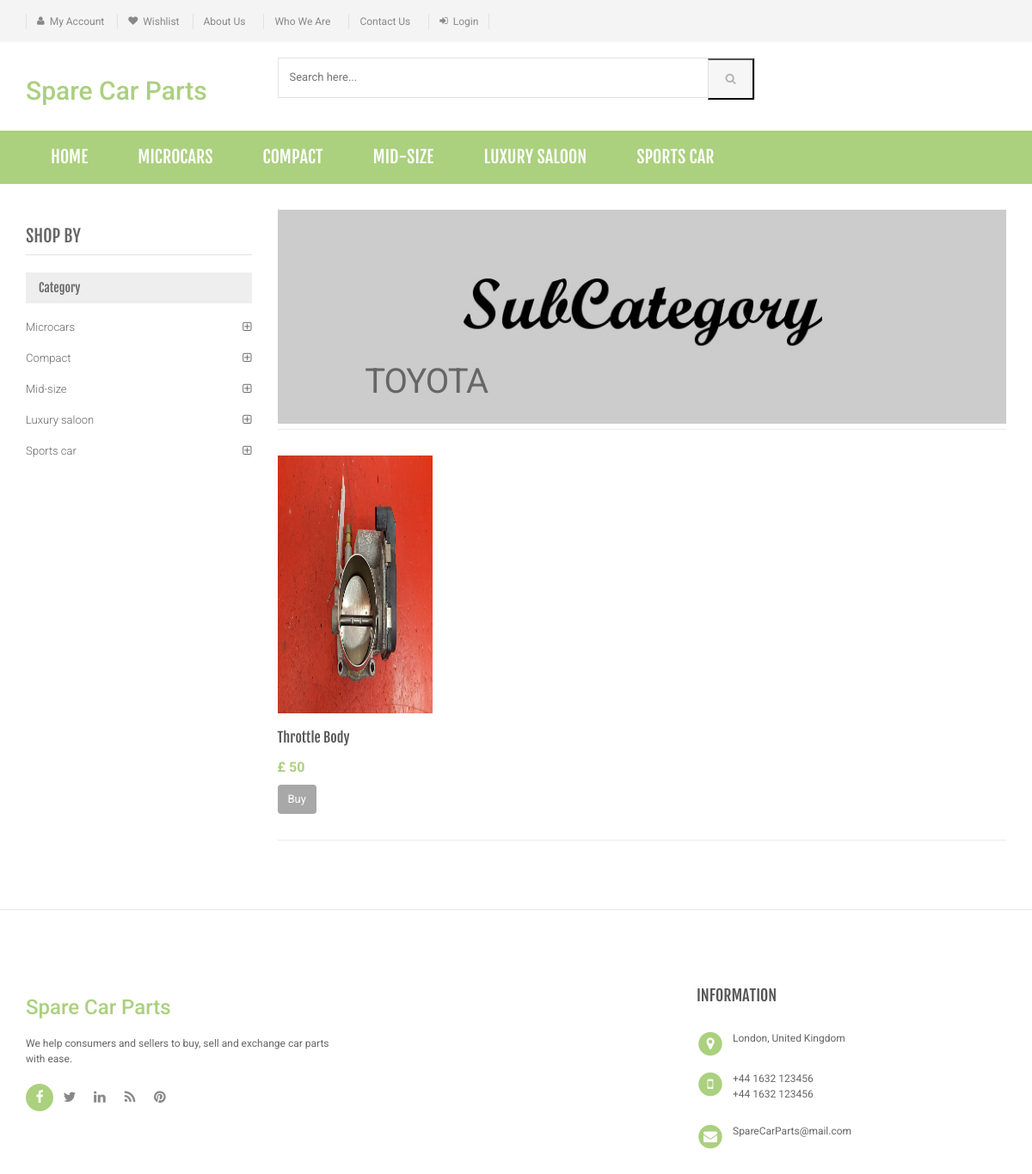
/sub-category.php?scid=3, run on the app's committed database.
### tables this page shows
CREATE TABLE `category` (
  `id` int(11) NOT NULL,
  `categoryName` varchar(255) DEFAULT NULL,
  `categoryDescription` longtext,
  `creationDate` timestamp NOT NULL DEFAULT CURRENT_TIMESTAMP,
  `updationDate` varchar(255) DEFAULT NULL
);

CREATE TABLE `subcategory` (
  `id` int(11) NOT NULL,
  `categoryid` int(11) DEFAULT NULL,
  `subcategory` varchar(255) DEFAULT NULL,
  `creationDate` timestamp NULL DEFAULT CURRENT_TIMESTAMP,
  `updationDate` varchar(255) DEFAULT NULL
);

CREATE TABLE `products` (
  `id` int(11) NOT NULL,
  `productName` varchar(255) DEFAULT NULL,
  `productCompany` varchar(255) DEFAULT NULL,
  `productPrice` int(11) DEFAULT NULL,
  `productDescription` longtext,
  `productImage1` varchar(255) DEFAULT NULL,
  `productImage2` varchar(255) DEFAULT NULL,
  `productImage3` varchar(255) DEFAULT NULL,
  `category` int(11) NOT NULL,
  `subCategory` int(11) DEFAULT NULL,
  `userId` int(11) NOT NULL,
  `productAvailability` varchar(255) DEFAULT NULL,
  `postingDate` timestamp NULL DEFAULT CURRENT_TIMESTAMP,
  `sale_status` varchar(50) DEFAULT NULL,
  `updationDate` varchar(255) DEFAULT NULL,
  `status` varchar(100) NOT NULL DEFAULT 'active'
);

### sub-category.php (the view, shortened to what this page needs)
<?php
include 'includes/config.php';
$cid = intval($_GET['scid']);
?>
<!DOCTYPE html>
<html lang="en">
<head>
    <?php include 'includes/header-files-css.php';?>
</head>
<body class="cnt-home">
    <header class="header-style-1">
        <?php include 'includes/top-header.php';?>
        <?php include 'includes/main-header.php';?>
        <?php include 'includes/menu-bar.php';?>
    </header>
    <div class="body-content outer-top-xs">
        <div class='container'>
            <div class='row outer-bottom-sm'>
                <div class='col-md-3 sidebar'>
                    <div class="sidebar-module-container">
                        <h3 class="section-title">shop by</h3>
                        <div class="sidebar-filter">
                            <div class="sidebar-widget wow fadeInUp outer-bottom-xs ">
                                <div class="widget-header m-t-20">
                                    <h4 class="widget-title">Category</h4>
                                </div>
                                <div class="sidebar-widget-body m-t-10">
                                    <?php $sql = mysqli_query($con, "select id,categoryName  from category");
while ($row = mysqli_fetch_array($sql)) {
    ?>
                                    <div class="accordion">
                                        <div class="accordion-group">
                                            <div class="accordion-heading">
                                                <a href="category.php?cid=<?php echo $row['id']; ?>"
                                                    class="accordion-toggle collapsed">
                                                    <?php echo $row['categoryName']; ?>
                                                </a>
                                            </div>
                                        </div>
                                    </div>
                                    <?php }?>
                                </div>
                            </div>
                        </div>
                    </div>
                </div>
                <div class='col-md-9'>
                    <div id="category" class="category-carousel hidden-xs">
                        <div class="item">
                            <div class="image">
                                <img src="assets/images/banners/cat-banner-2.jpg" alt="" class="img-responsive">
                            </div>
                            <div class="container-fluid">
                                <div class="caption vertical-top text-left">
                                    <div class="big-text">
                                        <br />
                                    </div>
                                    <?php $sql = mysqli_query($con, "select subcategory  from subcategory where id='$cid'");
while ($row = mysqli_fetch_array($sql)) {
    ?>
                                    <div class="excerpt hidden-sm hidden-md">
                                        <?php echo htmlentities($row['subcategory']); ?>
                                    </div>
                                    <?php }?>
                                </div>
                            </div>
                        </div>
                    </div>
                    <div class="search-result-container">
                        <div id="myTabContent" class="tab-content">
                            <div class="tab-pane active " id="grid-container">
                                <div class="category-product  inner-top-vs">
                                    <div class="row">
                                        <?php
$ret = mysqli_query($con, "select * from products where subCategory='$cid' and status='active'");
$num = mysqli_num_rows($ret);
if ($num > 0) {
    while ($row = mysqli_fetch_array($ret)) {?>
                                        <div class="col-sm-6 col-md-4 wow fadeInUp">
                                            <div class="products">
                                                <div class="product">
                                                    <div class="product-image">
													<div class="image">
                                                            <a
                                                                href="product-details.php?pid=<?php echo htmlentities($row['id']);?>">
                                                                <img src="productimages/<?php echo htmlentities($row['id']);?>/<?php echo htmlentities($row['productImage1']);?>"
                                                                    data-echo="productimages/<?php echo htmlentities($row['id']);?>/<?php echo htmlentities($row['productImage1']);?>"
                                                                    width="180" height="300" alt=""></a>
                                                        </div>
                                                    </div>
                                                    <div class="product-info text-left">
                                                        <h3 class="name"><a
                                                                href="product-details.php?pid=<?php echo htmlentities($row['id']); ?>"><?php echo htmlentities($row['productName']); ?></a>
                                                        </h3>
                                                        <div class="product-price">
                                                            <span class="price">
                                                            £ <?php echo htmlentities($row['productPrice']); ?>
                                                            </span>
                                                        </div>
                                                    </div>
                                                    <div class="cart clearfix animate-effect">
                                                        <div class="action">
                                                            <ul class="list-unstyled">
                                                                <li class="add-cart-button btn-group">
                                                                    <?php if ($row['productAvailability'] == 'In Stock') {?>
                                                                    <a
                                                                        href="product-details.php?pid=<?php echo htmlentities($row['id']); ?>">
                                                                        <button class="btn btn-primary"
                                                                            type="button">Buy</button></a>
                                                                    <?php } else {?>
                                                                    <div class="action" style="color:red">Out of Stock
                                                                    </div>
                                                                    <?php }?>
                                                                </li>
                                                            </ul>
                                                        </div>
                                                    </div>
                                                </div>
                                            </div>
                                        </div>
                                        <?php }} else {?>
                                        <div class="col-sm-6 col-md-4 wow fadeInUp">
                                            <h3>No Product Found</h3>
                                        </div>
                                        <?php }?>
                                    </div>
                                </div>
                            </div>
                        </div>
                    </div>
                </div>
            </div>
        </div>
    </div>
    <?php include 'includes/footer.php';?>
</body>
</html>

### includes/menu-bar.php (shortened to what this page needs)
<div class="header-nav animate-dropdown">
    <div class="container">
        <div class="yamm navbar navbar-default" role="navigation">
            <div class="nav-bg-class">
                <div class="navbar-collapse collapse" id="mc-horizontal-menu-collapse">
                    <div class="nav-outer">
                        <ul class="nav navbar-nav">
                            <li class="dropdown yamm-fw">
                                <a href="index.php" data-hover="dropdown" class="dropdown-toggle">Home</a>
                            </li>
                            <?php $sql=mysqli_query($con,"select id,categoryName  from category limit 6");
while($row=mysqli_fetch_array($sql))
{
    ?>
                            <li class="dropdown yamm">
                                <a href="category.php?cid=<?php echo $row['id'];?>">
                                    <?php echo $row['categoryName'];?></a>
                            </li>
                            <?php } ?>
                        </ul>
                        <div class="clearfix"></div>
                    </div>
                </div>
            </div>
        </div>
    </div>
</div>

### assets/css/green.css (style rules this page uses)
a { color: #abd07e; }
.header-style-1 .header-nav { background: #abd07e; }
.product .product-info .product-price .price { color: #abd07e; }
.sidebar .sidebar-module-container .sidebar-widget .sidebar-widget-body .accordion .accordion-group .accordion-heading .accordion-toggle, .sidebar .sidebar-module-container .sidebar-widget .sidebar-widget-body .accordion .accordion-group .accordion-heading .accordion-toggle:hover, .sidebar .sidebar-module-container .sidebar-widget .sidebar-widget-body .accordion .accordion-group .accordion-heading .accordion-toggle:focus, .sidebar .sidebar-module-container .sidebar-widget .sidebar-widget-body .accordion .accordion-group .accordion-heading .accordion-toggle:after { color: #abd07e; }

### assets/css/lightbox.css (style rules this page uses)
body:after { content: url(../images/close.png) url(../images/loading.gif) url(../images/prev.png) url(../images/next.png); display: none; }

### assets/css/blue.css (style rules this page uses)
a { color: #3498db; }
.header-style-1 .header-nav { background: #3498db; }
.product .product-info .product-price .price { color: #3498db; }
.sidebar .sidebar-module-container .sidebar-widget .sidebar-widget-body .accordion .accordion-group .accordion-heading .accordion-toggle, .sidebar .sidebar-module-container .sidebar-widget .sidebar-widget-body .accordion .accordion-group .accordion-heading .accordion-toggle:hover, .sidebar .sidebar-module-container .sidebar-widget .sidebar-widget-body .accordion .accordion-group .accordion-heading .accordion-toggle:focus, .sidebar .sidebar-module-container .sidebar-widget .sidebar-widget-body .accordion .accordion-group .accordion-heading .accordion-toggle:after { color: #3498db; }

### assets/css/red.css (style rules this page uses)
a { color: #ff6c6c; }
.header-style-1 .header-nav { background: #ff6c6c; }
.product .product-info .product-price .price { color: #ff6c6c; }
.sidebar .sidebar-module-container .sidebar-widget .sidebar-widget-body .accordion .accordion-group .accordion-heading .accordion-toggle, .sidebar .sidebar-module-container .sidebar-widget .sidebar-widget-body .accordion .accordion-group .accordion-heading .accordion-toggle:hover, .sidebar .sidebar-module-container .sidebar-widget .sidebar-widget-body .accordion .accordion-group .accordion-heading .accordion-toggle:focus, .sidebar .sidebar-module-container .sidebar-widget .sidebar-widget-body .accordion .accordion-group .accordion-heading .accordion-toggle:after { color: #ff6c6c; }

### assets/css/orange.css (style rules this page uses)
a { color: #f39c12; }
.header-style-1 .header-nav { background: #f39c12; }
.product .product-info .product-price .price { color: #f39c12; }
.sidebar .sidebar-module-container .sidebar-widget .sidebar-widget-body .accordion .accordion-group .accordion-heading .accordion-toggle, .sidebar .sidebar-module-container .sidebar-widget .sidebar-widget-body .accordion .accordion-group .accordion-heading .accordion-toggle:hover, .sidebar .sidebar-module-container .sidebar-widget .sidebar-widget-body .accordion .accordion-group .accordion-heading .accordion-toggle:focus, .sidebar .sidebar-module-container .sidebar-widget .sidebar-widget-body .accordion .accordion-group .accordion-heading .accordion-toggle:after { color: #f39c12; }

### assets/css/dark-green.css (style rules this page uses)
a { color: #12cca7; }
.header-style-1 .header-nav { background: #12cca7; }
.product .product-info .product-price .price { color: #12cca7; }
.sidebar .sidebar-module-container .sidebar-widget .sidebar-widget-body .accordion .accordion-group .accordion-heading .accordion-toggle, .sidebar .sidebar-module-container .sidebar-widget .sidebar-widget-body .accordion .accordion-group .accordion-heading .accordion-toggle:hover, .sidebar .sidebar-module-container .sidebar-widget .sidebar-widget-body .accordion .accordion-group .accordion-heading .accordion-toggle:focus, .sidebar .sidebar-module-container .sidebar-widget .sidebar-widget-body .accordion .accordion-group .accordion-heading .accordion-toggle:after { color: #12cca7; }

### data on the page
category: categoryName "MICROCARS", categoryName "Microcars"
category: categoryName "COMPACT", categoryName "Compact"
category: categoryName "MID-SIZE", categoryName "Mid-size"
category: categoryName "LUXURY SALOON", categoryName "Luxury saloon"
category: categoryName "SPORTS CAR", categoryName "Sports car"
subcategory: subcategory "TOYOTA"
products: productImage1 (picture), productName "Throttle Body", productPrice "50"
